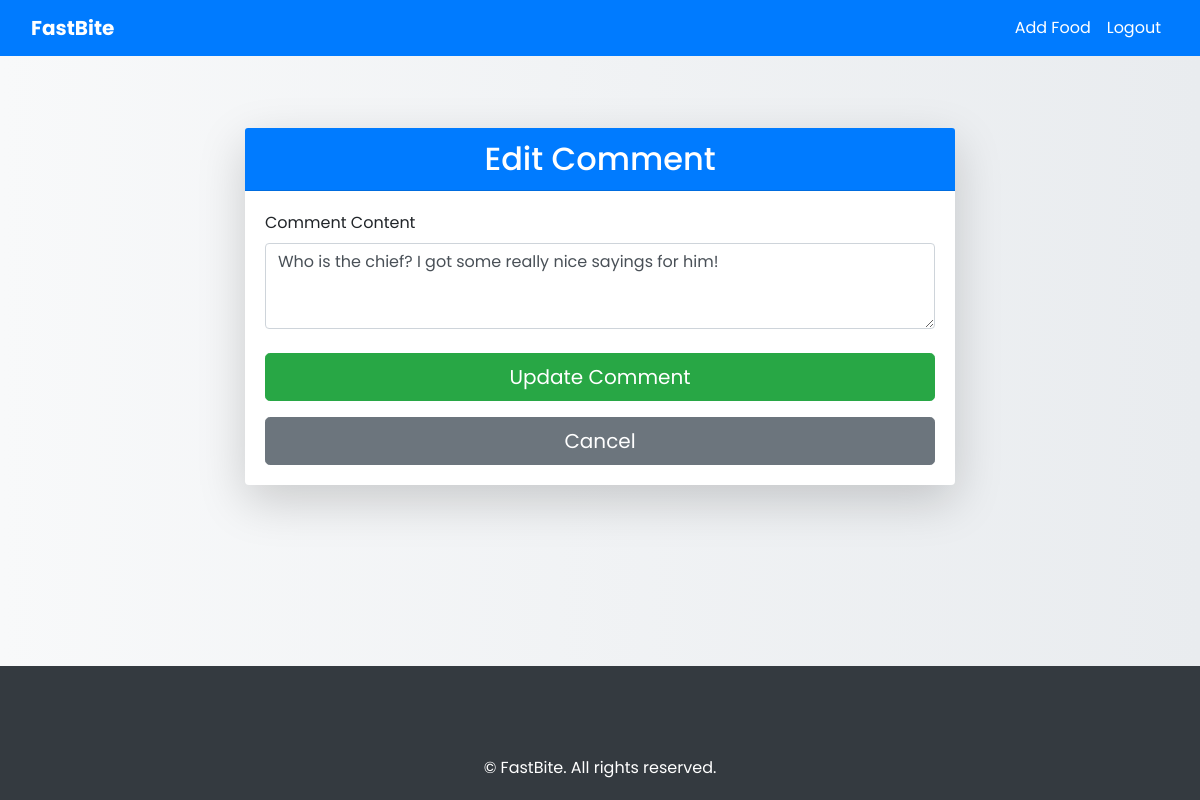
Page /comment/1/update/ (signed in) on the committed database.
### Menu/models.py (models this page shows, shortened)
class Comment(models.Model):
    user = models.ForeignKey(User, on_delete=models.CASCADE)
    food = models.ForeignKey(Food, related_name="comments", on_delete=models.CASCADE)
    content = models.TextField(verbose_name="Comment Content")
    created_at = models.DateTimeField(auto_now_add=True, verbose_name="Created At")
    updated_at = models.DateTimeField(auto_now=True, verbose_name="Updated At")

### Menu/views.py (the view)
# urls.py: path('comment/<int:comment_id>/update/', views.update_comment, name='update_comment'),
@login_required
def update_comment(request, comment_id):
    comment = get_object_or_404(Comment, id=comment_id, user=request.user)
    food = comment.food
    if request.method == "POST":
        form = CommentForm(request.POST, instance=comment)
        if form.is_valid():
            form.save()
            messages.success(request, 'Comment updated successfully.')
            return redirect('menu:food_detail', pk=food.pk)
    else:
        form = CommentForm(instance=comment)
    return render(request, 'comment_form.html', {'form': form, 'food': food})

### Menu/forms.py
class CommentForm(forms.ModelForm):
    class Meta:
        model = Comment
        fields = ['content']
        widgets = {
            'content': forms.Textarea(attrs={
                'class': 'form-control',
                'rows': 3,
                'placeholder': 'Add a comment...',
                'aria-label': 'Comment Content',
                'required': True,
            }),
        }

### Menu/templates/comment_form.html (shortened to what this page needs)
{% extends 'base.html' %}
{% block content %}
<div class="container mt-5">
    <div class="row justify-content-center">
        <div class="col-md-8">
            <div class="card shadow-lg border-0">
                <div class="card-header bg-primary text-white text-center">
                    <h2 class="mb-0">{{ form.instance.id|yesno:"Edit Comment,Add Comment" }}</h2>
                </div>
                <div class="card-body">
                    <form method="post" action="{% if form.instance.id %}{% url 'menu:update_comment' form.instance.id %}{% else %}{% url 'menu:add_comment' food.pk %}{% endif %}">
                        <div class="form-group mb-3">
                            <label for="{{ form.content.id_for_label }}" class="form-label">{{ form.content.label }}</label>
                            {{ form.content }}
                        </div>
                        <div class="text-center mt-4">
                            <button type="submit" class="btn btn-success btn-lg w-100">
                                {% if form.instance.id %}Update Comment{% else %}Submit Comment{% endif %}
                            </button>
                            <a href="{% url 'menu:food_detail' food.pk %}" class="btn btn-secondary btn-lg w-100 mt-3">Cancel</a>
                        </div>
                    </form>
                </div>
            </div>
        </div>
    </div>
</div>
{% endblock %}

### Menu/templates/base.html (style rules this page uses)
body { padding-top: 56px; display: flex; flex-direction: column; min-height: 100vh; background: linear-gradient(to right, #f8f9fa, #e9ecef); font-family: 'Poppins', sans-serif; }
.container { flex: 1; margin-top: 70px; }
.btn { transition: background-color 0.3s ease, transform 0.3s ease; }

### rows in the picture
Comment: instance.id "Edit Comment", content "Who is the chief? I got some really nice sayings for him!"
